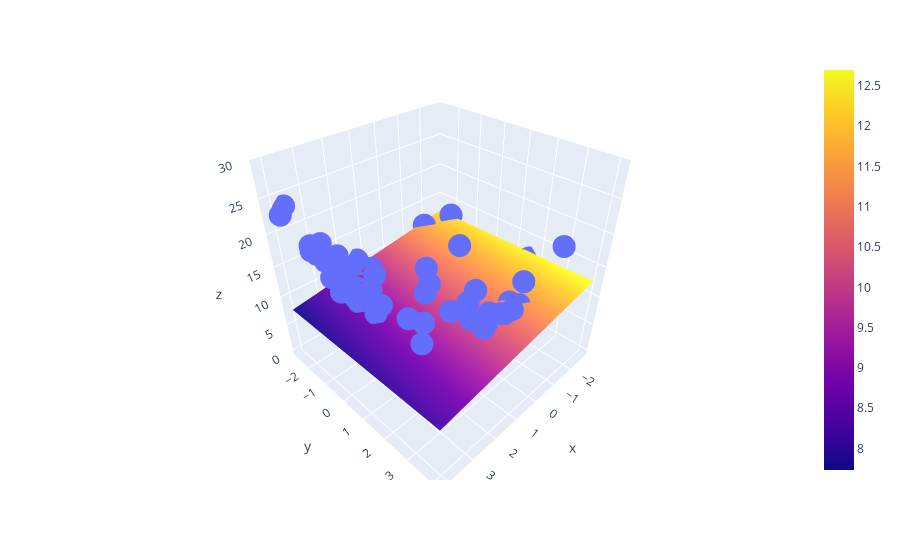

Write notebook code for a chart like this one.
### Code cell
# output of linear regression

import plotly.graph_objects as go

fig = px.scatter_3d(df, x=x.ravel(), y=y.ravel(), z=z.ravel())

fig.add_trace(go.Surface(x = x_input, y = y_input, z =z_final ))

fig.show()
